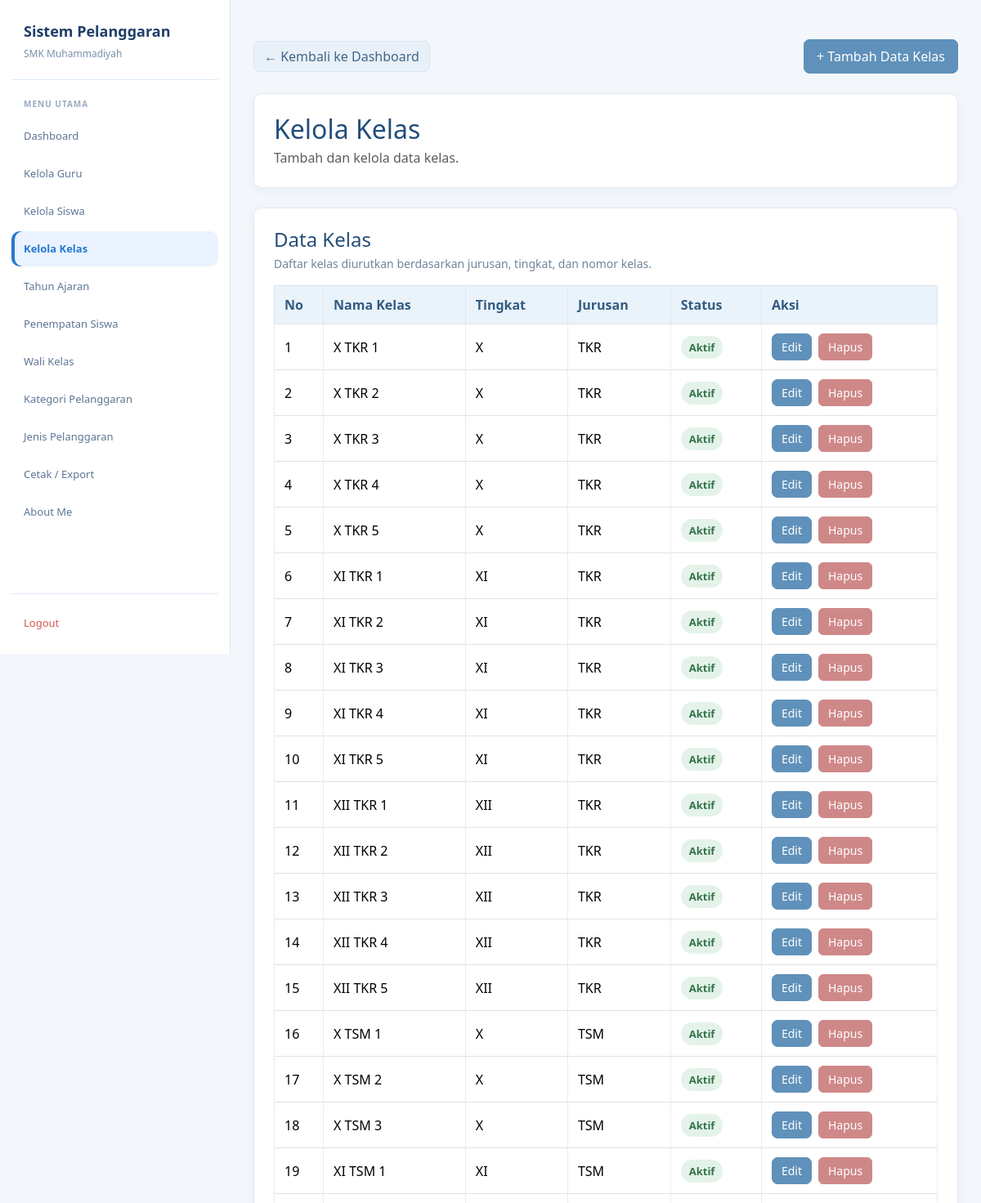
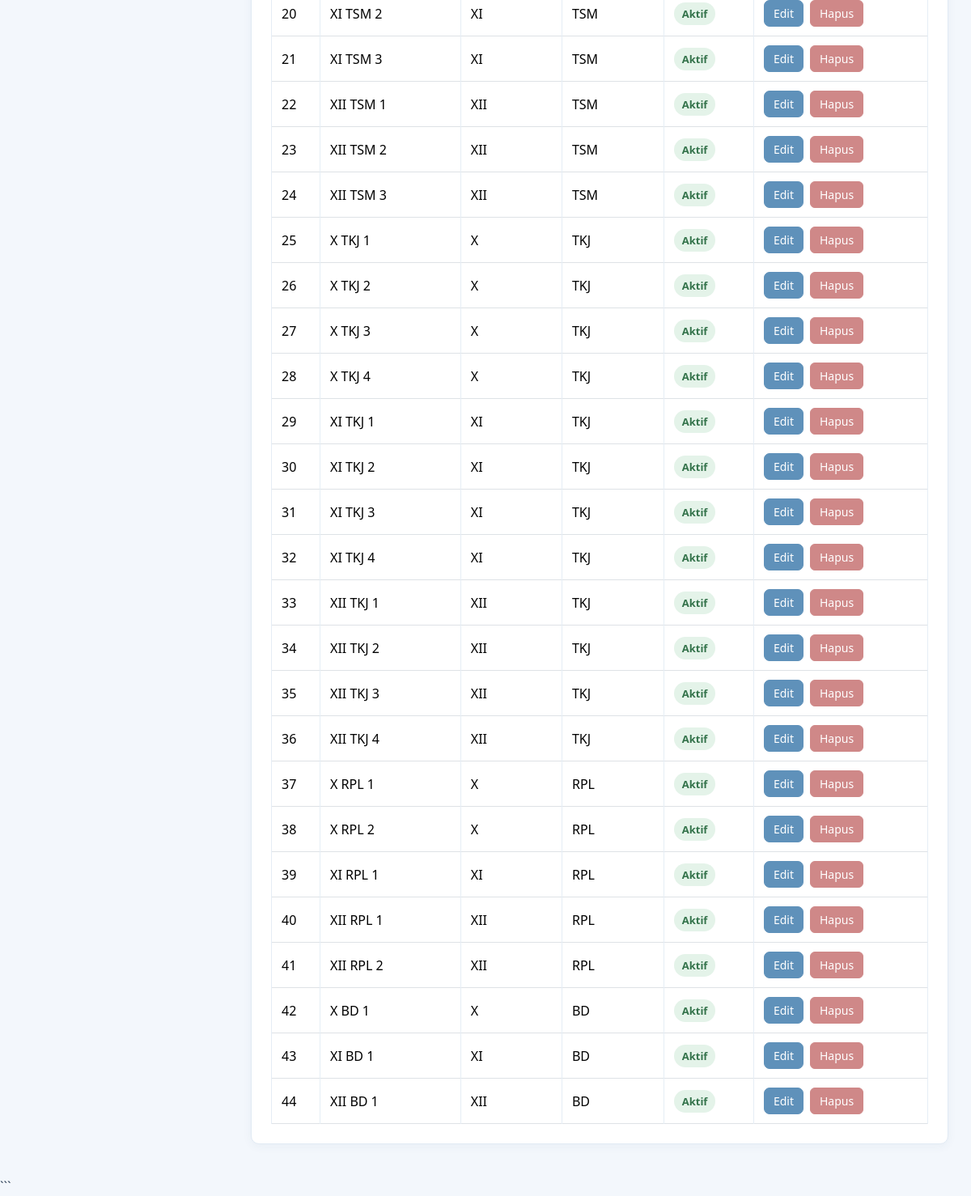
The app's page /admin/kelas.php (signed in) with its own data (2 pictures, top to bottom).
### tables this page shows
CREATE TABLE `t_kelas` (
  `id` int(11) NOT NULL,
  `nama` varchar(100) NOT NULL,
  `tingkat` varchar(20) NOT NULL,
  `jurusan` varchar(100) NOT NULL,
  `status_aktif` tinyint(1) DEFAULT NULL,
  `created_at` timestamp NULL DEFAULT current_timestamp(),
  `update_at` timestamp NULL DEFAULT current_timestamp()
);

### admin/kelas.php (the view, shortened to what this page needs)
<?php
include "../config/koneksi.php";
function e($value) {
    return htmlspecialchars((string)($value ?? ''), ENT_QUOTES, 'UTF-8');
}
$query = mysqli_query(
    $koneksi,
    "SELECT * FROM t_kelas
     ORDER BY
        CASE jurusan
            WHEN 'TKR' THEN 1
            WHEN 'TSM' THEN 2
            WHEN 'TKJ' THEN 3
            WHEN 'RPL' THEN 4
            WHEN 'BD' THEN 5
            ELSE 6
        END,
        CASE tingkat
            WHEN 'X' THEN 1
            WHEN 'XI' THEN 2
            WHEN 'XII' THEN 3
            ELSE 4
        END,
        CAST(SUBSTRING_INDEX(nama, ' ', -1) AS UNSIGNED),
        id ASC"
);
?>
<!DOCTYPE html>
<html lang="id">
<head>
<link href="https://cdn.jsdelivr.net/npm/bootstrap@5.3.8/dist/css/bootstrap.min.css" rel="stylesheet">
<link href="https://cdn.datatables.net/2.3.4/css/dataTables.bootstrap5.min.css" rel="stylesheet">
</head>
<body>
<aside class="sidebar">
    <div class="brand">
        <div class="brand-title">Sistem Pelanggaran</div>
        <div class="brand-subtitle">SMK Muhammadiyah</div>
    </div>
    <div class="menu-title">Menu Utama</div>
    <nav class="menu">
        <a href="../dashboard.php" class="menu-link">Dashboard</a>
        <a href="guru.php" class="menu-link">Kelola Guru</a>
        <a href="siswa.php" class="menu-link">Kelola Siswa</a>
        <a href="kelas.php" class="menu-link active">Kelola Kelas</a>
        <a href="tahun_ajaran.php" class="menu-link">Tahun Ajaran</a>
        <a href="penempatan_siswa.php" class="menu-link">Penempatan Siswa</a>
        <a href="wali_kelas.php" class="menu-link">Wali Kelas</a>
        <a href="kategori_pelanggaran.php" class="menu-link">Kategori Pelanggaran</a>
        <a href="jenis_pelanggaran.php" class="menu-link">Jenis Pelanggaran</a>
        <a href="cetak_export.php" class="menu-link">Cetak / Export</a>
        <a href="../about.php" class="menu-link">About Me</a>
    </nav>
    <div class="logout">
        <a href="../logout.php" class="menu-link">Logout</a>
    </div>
</aside>
<main class="main">
<div class="container py-4">
    <div class="d-flex flex-wrap justify-content-between align-items-center gap-2 mb-4">
        <a href="../dashboard.php" class="btn btn-secondary">
            &larr; Kembali ke Dashboard
        </a>
        <button type="button" class="btn btn-primary" id="btnToggleKelas">
            + Tambah Data Kelas
        </button>
    </div>
    <div class="card mb-4">
        <div class="card-body">
            <h2 class="judul mb-1">Kelola Kelas</h2>
            <p class="text-muted mb-0">Tambah dan kelola data kelas.</p>
        </div>
    </div>
    <div class="card">
        <div class="card-body">
            <h4 class="mb-1">Data Kelas</h4>
            <p class="keterangan mb-3">
                Daftar kelas diurutkan berdasarkan jurusan, tingkat, dan nomor kelas.
            </p>
            <div class="table-responsive">
                <table id="tabelKelas" class="table table-bordered table-hover align-middle">
                    <thead>
                    <tr>
                        <th style="width:60px">No</th>
                        <th>Nama Kelas</th>
                        <th>Tingkat</th>
                        <th>Jurusan</th>
                        <th>Status</th>
                        <th>Aksi</th>
                    </tr>
                    </thead>
                    <tbody>
                    <?php
                    $no = 1;
                    while ($kelas = mysqli_fetch_assoc($query)) {
                    ?>
                        <tr>
                            <td><?= $no++; ?></td>
                            <td><?= e($kelas['nama']); ?></td>
                            <td><?= e($kelas['tingkat']); ?></td>
                            <td><?= e($kelas['jurusan']); ?></td>
                            <td>
                                <?php if ((int)$kelas['status_aktif'] === 1) { ?>
                                    <span class="status-aktif">Aktif</span>
                                <?php } else { ?>
                                    <span class="status-nonaktif">Tidak Aktif</span>
                                <?php } ?>
                            </td>
                            <td>
                                <div class="d-flex gap-2">
                                    <a href="edit_kelas.php?id=<?= (int)$kelas['id']; ?>"
                                       class="btn btn-sm btn-primary">
                                        Edit
                                    </a>
                                    <a href="hapus_kelas.php?id=<?= (int)$kelas['id']; ?>"
                                       class="btn btn-sm btn-danger"
                                       onclick="return confirm('Yakin ingin menghapus kelas ini?')">
                                        Hapus
                                    </a>
                                </div>
                            </td>
                        </tr>
                    <?php } ?>
                    </tbody>
                </table>
            </div>
        </div>
    </div>
</div>
</main>
</body>
</html>

### admin/kelas.php (style rules this page uses)
:root { --blue: #2878cf; --blue-dark: #203e68; --blue-soft: #eaf3ff; --muted: #7890ad; --line: #dce9f8; }
* { box-sizing: border-box; }
body { margin: 0; background: #f3f7fc; color: #2f435a; font-family: "Segoe UI", Arial, sans-serif; }
a { text-decoration: none; }
.sidebar { position: fixed; inset: 0 auto 0 0; width: 282px; height: 100vh; overflow-y: auto; background: #fff; border-right: 1px solid var(--line); padding: 25px 14px 16px; display: flex; flex-direction: column; z-index: 1000; }
.brand { padding: 0 15px 22px; border-bottom: 1px solid var(--line); margin-bottom: 22px; }
.brand-title { font-size: 18px; font-weight: 700; color: var(--blue-dark); margin-bottom: 5px; }
.brand-subtitle { font-size: 12px; color: var(--muted); }
.menu-title { font-size: 10px; font-weight: 700; color: #9aabc0; letter-spacing: 1px; text-transform: uppercase; margin: 0 15px 10px; }
.menu { display: flex; flex-direction: column; gap: 3px; }
.menu-link { min-height: 43px; display: flex; align-items: center; padding: 10px 15px; border-radius: 10px; color: #5e7695; font-size: 13px; transition: .2s ease; }
.menu-link:hover, .menu-link.active { background: var(--blue-soft); color: var(--blue); }
.menu-link.active { font-weight: 600; box-shadow: inset 4px 0 0 var(--blue); }
.logout { margin-top: auto; padding-top: 14px; border-top: 1px solid var(--line); }
.logout .menu-link { color: #d9534f; }
.main { margin-left: 282px; min-height: 100vh; padding: 24px 28px 40px; }
.container { width: 100%; max-width: none !important; margin: 0 auto; padding: 0 !important; }
.judul, h4 { color: #234e78; }
.card { border: 1px solid #e1eaf4 !important; border-radius: 10px; box-shadow: 0 3px 12px rgba(35,78,120,.05) !important; }
.card-body { padding: 24px; }
.btn-primary { --bs-btn-color: #fff; --bs-btn-bg: #5f91ba; --bs-btn-border-color: #5f91ba; --bs-btn-hover-color: #fff; --bs-btn-hover-bg: #4b7fa9; --bs-btn-hover-border-color: #4b7fa9; border-radius: 7px; padding: 8px 15px; }
.btn-secondary { --bs-btn-bg: #e8f0f8; --bs-btn-border-color: #d8e5f1; --bs-btn-color: #426584; --bs-btn-hover-bg: #dceaf6; --bs-btn-hover-border-color: #cbddeb; --bs-btn-hover-color: #234e78; border-radius: 7px; }
.btn-danger { --bs-btn-color: #fff; --bs-btn-bg: #cf8888; --bs-btn-border-color: #cf8888; --bs-btn-hover-color: #fff; --bs-btn-hover-bg: #bd7777; --bs-btn-hover-border-color: #bd7777; border-radius: 6px; }
.btn-sm { padding: 5px 11px; }
.table { color: #344b63; vertical-align: middle; margin-bottom: 0; }
.table thead th { background: #eaf2fa; color: #315b82; border-color: #dce7f1; font-weight: 600; padding: 12px; white-space: nowrap; }
.table tbody td { border-color: #e5edf5; padding: 11px 12px; }
.status-aktif, .status-nonaktif { display: inline-block; padding: 5px 10px; border-radius: 20px; font-size: 13px; font-weight: 600; }
.status-aktif { background: #e4f3e9; color: #34734b; }
.keterangan { color: #71849a; font-size: 14px; }
#tabelKelas td:last-child { position: relative; z-index: 2; white-space: nowrap; }
#tabelKelas td:last-child a { position: relative; z-index: 3; display: inline-block; pointer-events: auto; cursor: pointer; }
#tabelKelas_wrapper, #tabelKelas_wrapper .dt-layout-table, #tabelKelas { position: relative; }

### records on screen
t_kelas: nama "X TKR 1", tingkat "X", jurusan "TKR", status_aktif "Aktif"
t_kelas: nama "X TKR 2", tingkat "X", jurusan "TKR", status_aktif "Aktif"
t_kelas: nama "X TKR 3", tingkat "X", jurusan "TKR", status_aktif "Aktif"
t_kelas: nama "X TKR 4", tingkat "X", jurusan "TKR", status_aktif "Aktif"
t_kelas: nama "X TKR 5", tingkat "X", jurusan "TKR", status_aktif "Aktif"
t_kelas: nama "XI TKR 1", tingkat "XI", jurusan "TKR", status_aktif "Aktif"
t_kelas: nama "XI TKR 2", tingkat "XI", jurusan "TKR", status_aktif "Aktif"
t_kelas: nama "XI TKR 3", tingkat "XI", jurusan "TKR", status_aktif "Aktif"
t_kelas: nama "XI TKR 4", tingkat "XI", jurusan "TKR", status_aktif "Aktif"
t_kelas: nama "XI TKR 5", tingkat "XI", jurusan "TKR", status_aktif "Aktif"
t_kelas: nama "XII TKR 1", tingkat "XII", jurusan "TKR", status_aktif "Aktif"
t_kelas: nama "XII TKR 2", tingkat "XII", jurusan "TKR", status_aktif "Aktif"
t_kelas: nama "XII TKR 3", tingkat "XII", jurusan "TKR", status_aktif "Aktif"
t_kelas: nama "XII TKR 4", tingkat "XII", jurusan "TKR", status_aktif "Aktif"
t_kelas: nama "XII TKR 5", tingkat "XII", jurusan "TKR", status_aktif "Aktif"
t_kelas: nama "X TSM 1", tingkat "X", jurusan "TSM", status_aktif "Aktif"
t_kelas: nama "X TSM 2", tingkat "X", jurusan "TSM", status_aktif "Aktif"
t_kelas: nama "X TSM 3", tingkat "X", jurusan "TSM", status_aktif "Aktif"
t_kelas: nama "XI TSM 1", tingkat "XI", jurusan "TSM", status_aktif "Aktif"
t_kelas: nama "XI TSM 2", tingkat "XI", jurusan "TSM", status_aktif "Aktif"
t_kelas: nama "XI TSM 3", tingkat "XI", jurusan "TSM", status_aktif "Aktif"
t_kelas: nama "XII TSM 1", tingkat "XII", jurusan "TSM", status_aktif "Aktif"
t_kelas: nama "XII TSM 2", tingkat "XII", jurusan "TSM", status_aktif "Aktif"
t_kelas: nama "XII TSM 3", tingkat "XII", jurusan "TSM", status_aktif "Aktif"
t_kelas: nama "X TKJ 1", tingkat "X", jurusan "TKJ", status_aktif "Aktif"
t_kelas: nama "X TKJ 2", tingkat "X", jurusan "TKJ", status_aktif "Aktif"
t_kelas: nama "X TKJ 3", tingkat "X", jurusan "TKJ", status_aktif "Aktif"
t_kelas: nama "X TKJ 4", tingkat "X", jurusan "TKJ", status_aktif "Aktif"
t_kelas: nama "XI TKJ 1", tingkat "XI", jurusan "TKJ", status_aktif "Aktif"
t_kelas: nama "XI TKJ 2", tingkat "XI", jurusan "TKJ", status_aktif "Aktif"
t_kelas: nama "XI TKJ 3", tingkat "XI", jurusan "TKJ", status_aktif "Aktif"
t_kelas: nama "XI TKJ 4", tingkat "XI", jurusan "TKJ", status_aktif "Aktif"
t_kelas: nama "XII TKJ 1", tingkat "XII", jurusan "TKJ", status_aktif "Aktif"
t_kelas: nama "XII TKJ 2", tingkat "XII", jurusan "TKJ", status_aktif "Aktif"
t_kelas: nama "XII TKJ 3", tingkat "XII", jurusan "TKJ", status_aktif "Aktif"
t_kelas: nama "XII TKJ 4", tingkat "XII", jurusan "TKJ", status_aktif "Aktif"
t_kelas: nama "X RPL 1", tingkat "X", jurusan "RPL", status_aktif "Aktif"
t_kelas: nama "X RPL 2", tingkat "X", jurusan "RPL", status_aktif "Aktif"
t_kelas: nama "XI RPL 1", tingkat "XI", jurusan "RPL", status_aktif "Aktif"
t_kelas: nama "XII RPL 1", tingkat "XII", jurusan "RPL", status_aktif "Aktif"
t_kelas: nama "XII RPL 2", tingkat "XII", jurusan "RPL", status_aktif "Aktif"
t_kelas: nama "X BD 1", tingkat "X", jurusan "BD", status_aktif "Aktif"
t_kelas: nama "XI BD 1", tingkat "XI", jurusan "BD", status_aktif "Aktif"
t_kelas: nama "XII BD 1", tingkat "XII", jurusan "BD", status_aktif "Aktif"
